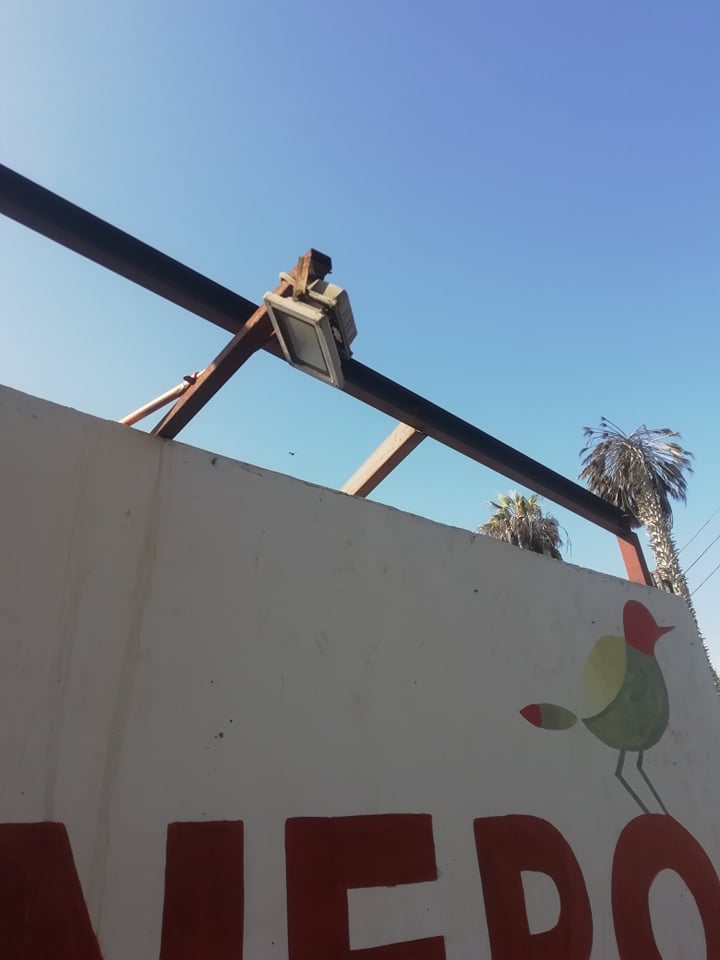
#> input picture img/pared1.jpg, 720 x 960 px, found by its file name
$ python MatchHomografia-1.py
#> lines starting #> are read from the running program, lines starting #| are printed output that depends on the picture
# Import los modulos necesarios
import cv2
import numpy as np
import matplotlib.pyplot as plt
# Cargar las imagenes
img0 = cv2.imread('img/pared1.jpg', 0)
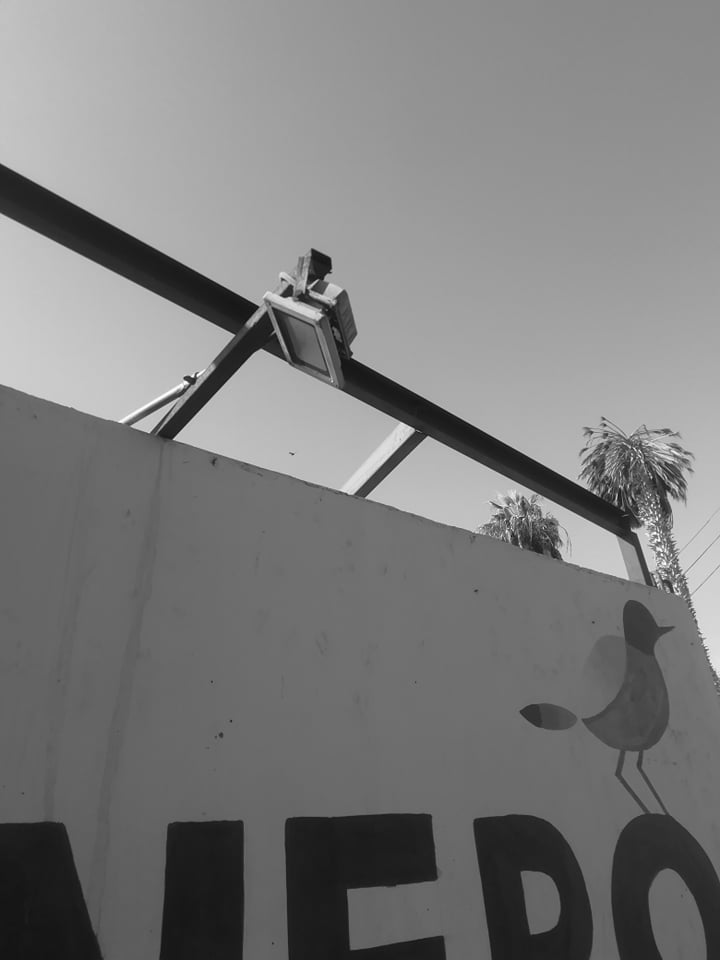
#> img0: shape (960, 720); min 12, max 255, mean 123.8
img1 = cv2.imread('img/pared2.jpg', 0)
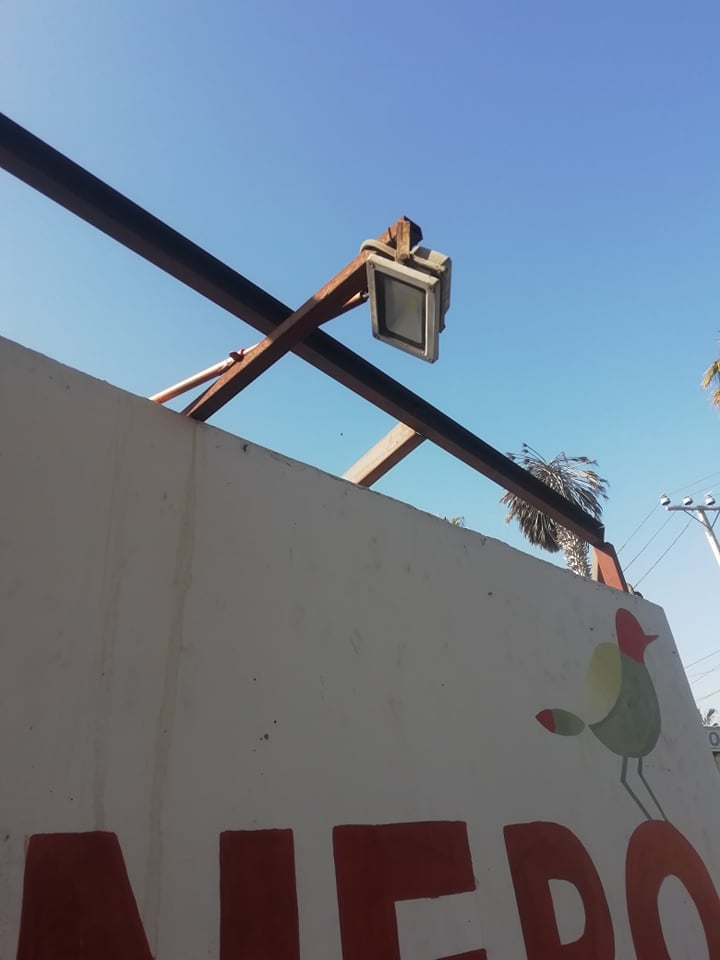
#> input picture img/pared2.jpg, 720 x 960 px, found by its file name
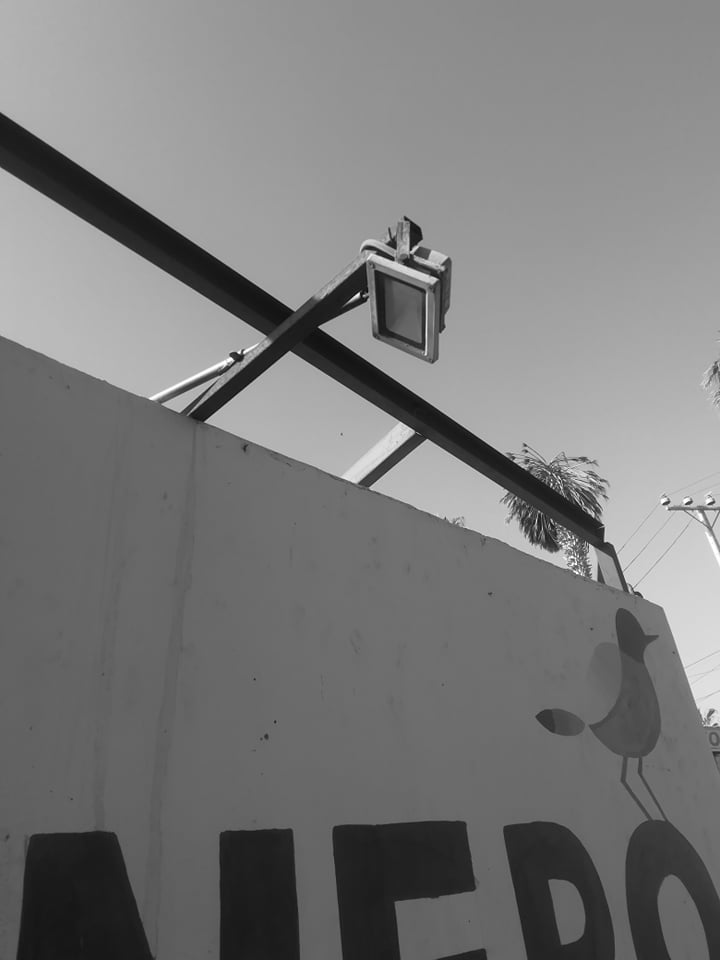
#> img1: shape (960, 720); min 4, max 255, mean 121.6
# Detectando los puntos claves, sus descriptores y calculando el matching bruto
detector = cv2.ORB_create()
kps0, fea0 = detector.detectAndCompute(img0, None)
#> kps0 = 500 keypoints; strongest (x, y, size): (187, 383, 31), (186, 383, 37.2), (192, 376, 31), (194, 378, 37.2)
kps1, fea1 = detector.detectAndCompute(img1, None)
#> kps1 = 500 keypoints; strongest (x, y, size): (358, 294, 31), (239, 352, 31), (232, 359, 31), (230, 360, 44.6)
matcher = cv2.BFMatcher_create(cv2.NORM_HAMMING, False)
matches = matcher.match(fea0, fea1)
#> matches = 500 matches
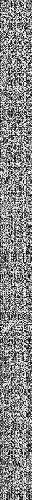
#> fea0: shape (500, 32); min 0, max 255, mean 133.8
# Eliminando los outlier via calculo de la Homografia y quedandose con los inlier
# realizando un calculo robusto a través de RANSAC
pts0 = np.float32([kps0[m.queryIdx].pt for m in matches]).reshape(-1,2)
#> pts0 = 500 pairs, first value 119.4 to 683, second value 249.6 to 594
pts1 = np.float32([kps1[m.trainIdx].pt for m in matches]).reshape(-1,2)
#> pts1 = 500 pairs, first value 151.4 to 666, second value 217.2 to 591
H, mask = cv2.findHomography(pts0, pts1, cv2.RANSAC, 3.0)
#> H = [[28.13, 5.44, -2128.1], [8.47, 45.85, -11021.4], [0.0149, 0.049, 1]]; mask = 500 values, max 1 at index 11, min 0 at index 0, mean 0.138
# Visualizando los resultados, con matching bruto y matching depurado por Homografia robusta
plt.figure()
plt.subplot(211)
plt.axis('off')
plt.title('Correspondencia Bruta')
dbg_img = cv2.drawMatches(img0, kps0, img1, kps1, matches, None)
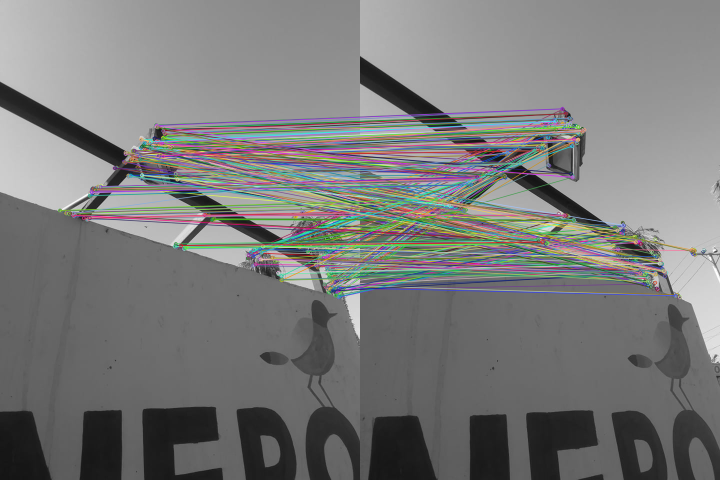
#> dbg_img: shape (960, 1440, 3) (shown at 1/2 size); mean of channels 0, 1, 2 121.1, 121.8, 121.5; drawn as B, G, R
plt.imshow(dbg_img[:,:,[2,1,0]])
plt.subplot(212)
plt.axis('off')
plt.title('Correspondencia Mejorada')
dbg_img = cv2.drawMatches(img0, kps0, img1, kps1, [m for i,m in enumerate(matches) if mask[i]], None)
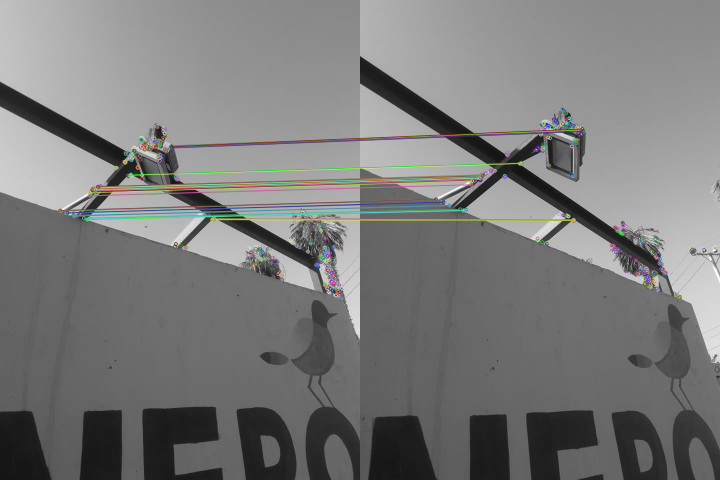
#> dbg_img: shape (960, 1440, 3) (shown at 1/2 size); mean of channels 0, 1, 2 122, 122.5, 122.2; drawn as B, G, R
plt.imshow(dbg_img[:,:,[2,1,0]])
plt.tight_layout()
plt.show()
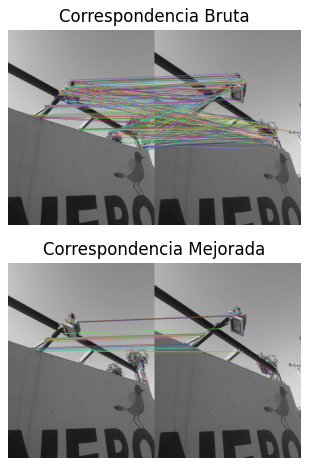
#> figure drawn by matplotlib, 2 panels
